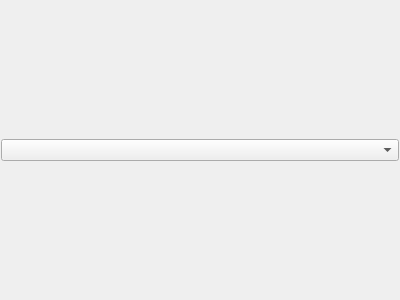
<?xml version="1.0" encoding="UTF-8"?>
<ui version="4.0">
 <class>Player</class>
 <widget class="QWidget" name="Player">
  <property name="geometry">
   <rect>
    <x>0</x>
    <y>0</y>
    <width>400</width>
    <height>300</height>
   </rect>
  </property>
  <property name="windowTitle">
   <string/>
  </property>
  <layout class="QVBoxLayout" name="verticalLayout">
   <property name="margin">
    <number>1</number>
   </property>
   <item>
    <layout class="QHBoxLayout" name="ControlsLayout_">
     <item>
      <widget class="QComboBox" name="Quality_"/>
     </item>
    </layout>
   </item>
  </layout>
 </widget>
 <resources/>
 <connections/>
</ui>
